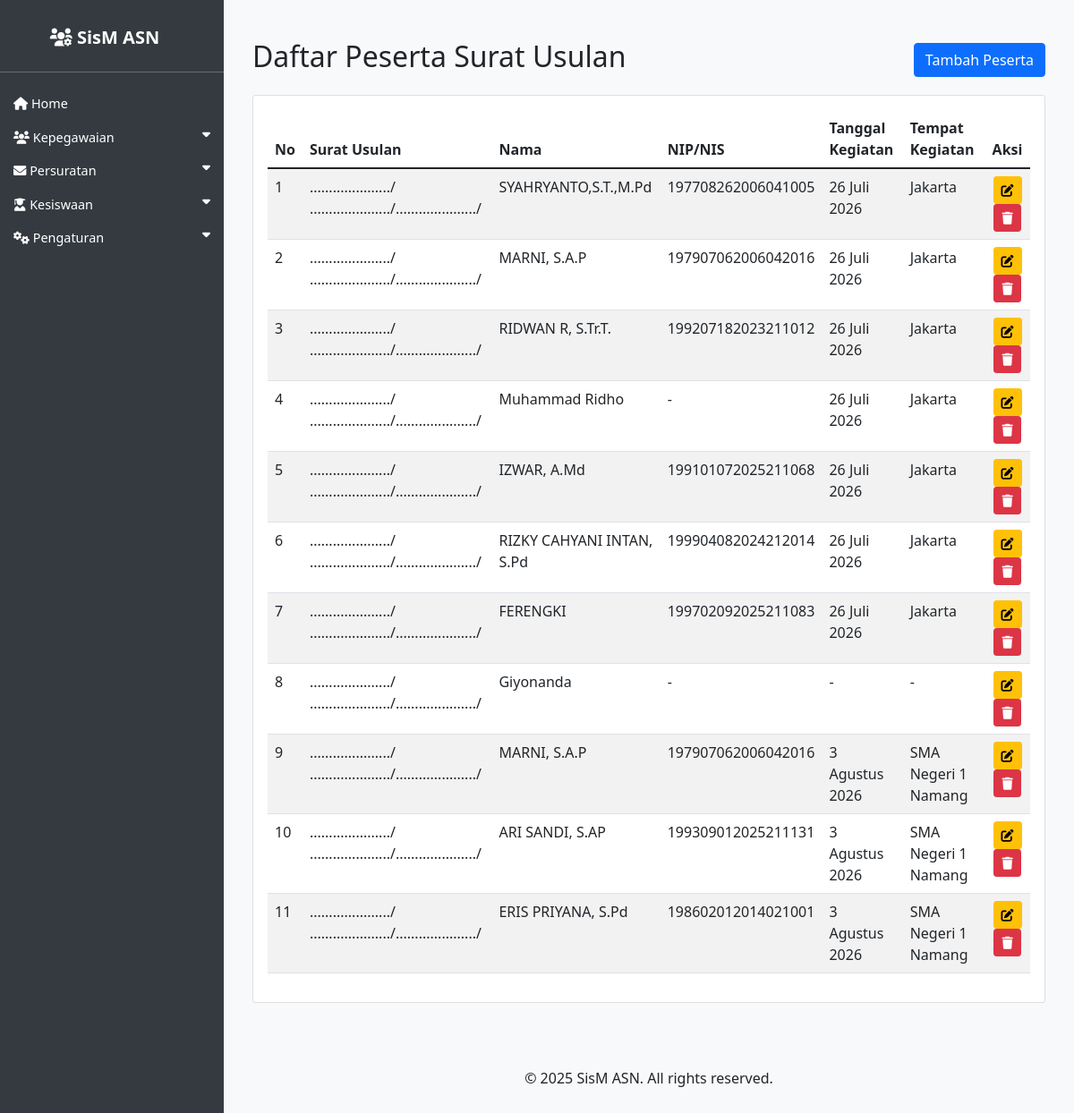
The page /asn/peserta-surat-usulan/ on the database as committed earlier.
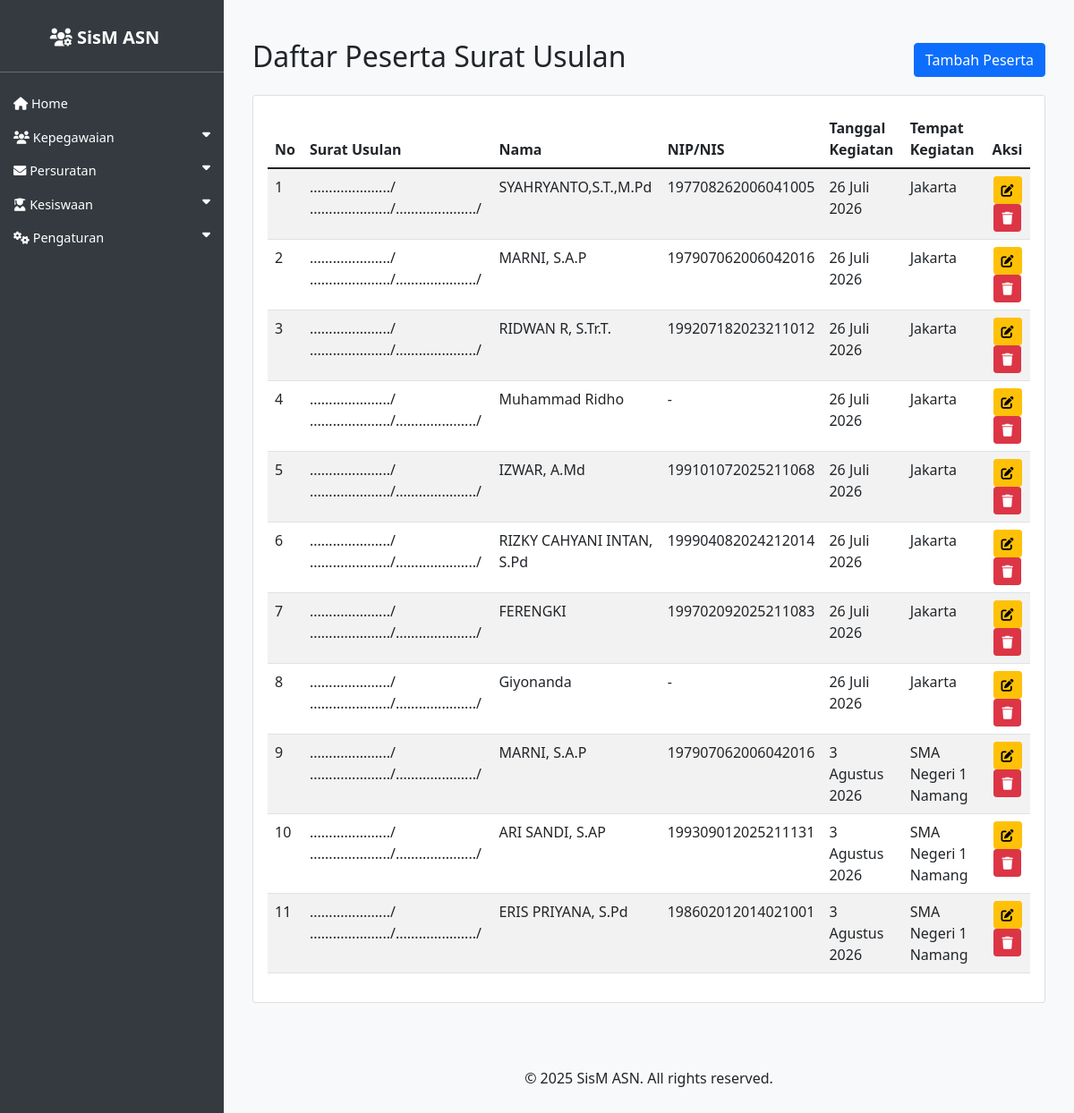
The same page on the database as committed later.
### asn_app/models.py (models this page shows, shortened)
class PesertaSuratUsulan(models.Model):
    surat_usulan = models.ForeignKey(SuratUsulan, on_delete=models.CASCADE, related_name='peserta_surat_usulan')
    pegawai = models.ForeignKey(ASN, on_delete=models.SET_NULL, null=True, blank=True, verbose_name='Pegawai')
    siswa = models.ForeignKey('Siswa', on_delete=models.SET_NULL, null=True, blank=True, verbose_name='Siswa')
    tanggal_kegiatan = models.DateField(verbose_name='Tanggal Kegiatan', blank=True, null=True)
    tempat_kegiatan = models.CharField(max_length=255, verbose_name='Tempat Kegiatan', blank=True)
    class Meta:
        ordering = ['id']

class SuratUsulan(models.Model):
    kepada = models.CharField(max_length=255)
    dari = models.CharField(max_length=255)
    tanggal = models.DateField()
    nomor = models.CharField(max_length=255)
    sifat = models.CharField(max_length=255)
    lampiran = models.CharField(max_length=255)
    hal = models.CharField(max_length=255)
    dasar_surat = models.TextField(verbose_name='Dasar Surat')
    isi_surat = models.TextField(null=True, blank=True, default='')
    penutup_surat = models.TextField()
    penanda_tangan = models.ForeignKey(ASN, on_delete=models.CASCADE, related_name='penanda_tangan_surat_usulan')
    kop_surat = models.ForeignKey(KopSurat, on_delete=models.CASCADE, null=True, blank=True)
    created_at = models.DateTimeField(auto_now_add=True)
    updated_at = models.DateTimeField(auto_now=True)

class Siswa(models.Model):
    STATUS_CHOICES = [
        ('Aktif', 'Aktif'),
        ('Lulus', 'Lulus'),
        ('Keluar', 'Keluar'),
        ('DO', 'DO'),
    ]
    nama = models.CharField(max_length=100, null=True, blank=True)
    nis = models.CharField(max_length=20, null=True, blank=True)
    kelas = models.CharField(max_length=20)
    jurusan = models.CharField(max_length=50, null=True, blank=True)
    alamat = models.TextField(null=True, blank=True)
    no_hp = models.CharField(max_length=15, blank=True, null=True)
    nama_orang_tua = models.CharField(max_length=100, blank=True, null=True, verbose_name='Nama Orang Tua')
    foto = models.ImageField(upload_to='siswa_fotos/', blank=True, null=True)
    status = models.CharField(max_length=20, choices=STATUS_CHOICES, default='Aktif')

### asn_app/views.py (the view)
# urls.py: path('peserta-surat-usulan/', views.peserta_surat_usulan_list, name='peserta_surat_usulan_list'),
def peserta_surat_usulan_list(request):
    surat_usulan_id = request.GET.get('surat_usulan')
    peserta_list = PesertaSuratUsulan.objects.select_related('surat_usulan', 'pegawai').all().order_by('surat_usulan__tanggal', 'id')
    surat_usulan = None
    if surat_usulan_id:
        peserta_list = peserta_list.filter(surat_usulan_id=surat_usulan_id)
        surat_usulan = get_object_or_404(SuratUsulan, pk=surat_usulan_id)
    return render(request, 'asn_app/peserta_surat_usulan_list.html', {
        'peserta_list': peserta_list,
        'surat_usulan': surat_usulan,
    })

### asn_app/templates/asn_app/peserta_surat_usulan_list.html (shortened to what this page needs)
{% extends 'asn_app/base.html' %}
{% load indonesian_date_tags %}
{% block content %}
<div class="container mt-4">
    <div class="d-flex justify-content-between align-items-center mb-3">
        <h2>Daftar Peserta Surat Usulan</h2>
        <a href="{% url 'peserta_surat_usulan_create' %}?surat_usulan={{ surat_usulan.pk }}&next={{ request.get_full_path|urlencode }}" class="btn btn-primary">Tambah Peserta</a>
    </div>
    <div class="card">
        <div class="card-body">
            <table class="table table-striped table-hover">
                <thead>
                    <tr>
                        <th>No</th>
                        <th>Surat Usulan</th>
                        <th>Nama</th>
                        <th>NIP/NIS</th>
                        <th>Tanggal Kegiatan</th>
                        <th>Tempat Kegiatan</th>
                        <th class="text-center">Aksi</th>
                    </tr>
                </thead>
                <tbody>
                    {% for peserta in peserta_list %}
                    <tr>
                        <td>{{ forloop.counter }}</td>
                        <td>{{ peserta.surat_usulan.nomor }}</td>
                        <td>
                            {% if peserta.pegawai %}
                                {{ peserta.pegawai.nama }}
                            {% elif peserta.siswa %}
                                {{ peserta.siswa.nama }}
                            {% else %}
                                -
                            {% endif %}
                        </td>
                        <td>
                            {% if peserta.pegawai %}
                                {{ peserta.pegawai.nip }}
                            {% elif peserta.siswa %}
                                {{ peserta.siswa.nis|default:"-" }}
                            {% else %}
                                -
                            {% endif %}
                        </td>
                        <td>{{ peserta.tanggal_kegiatan|indonesian_date:"%d %B %Y"|default:"-" }}</td>
                        <td>{{ peserta.tempat_kegiatan|default:"-" }}</td>
                        <td class="text-center">
                            <a href="{% url 'peserta_surat_usulan_update' peserta.pk %}?next={{ request.get_full_path|urlencode }}" class="btn btn-sm btn-warning"><i class="fas fa-edit"></i> </a>
                            <a href="{% url 'peserta_surat_usulan_delete' peserta.pk %}?next={{ request.get_full_path|urlencode }}" class="btn btn-sm btn-danger"><i class="fas fa-trash"></i> </a>
                        </td>
                    </tr>
                    {% empty %}
                    <tr>
                        <td colspan="7" class="text-center">Tidak ada data peserta surat usulan.</td>
                    </tr>
                    {% endfor %}
                </tbody>
            </table>
        </div>
    </div>
</div>
{% endblock %}

Rows that differ between the two databases and show on the page:
changed PesertaSuratUsulan "Giyonanda": tanggal_kegiatan|indonesian_date "-" → "26 Juli 2026"; tempat_kegiatan "-" → "Jakarta"
